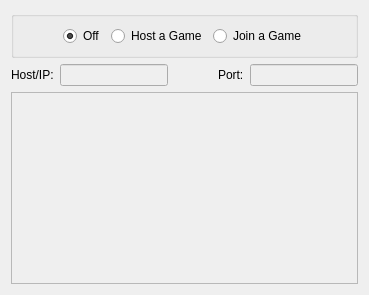
          <widget class="QWidget" name="tabNetwork">
           <attribute name="title">
            <string>Network</string>
           </attribute>
           <layout class="QGridLayout" name="gridLayout_9">
            <item row="1" column="3">
             <widget class="QLabel" name="label_44">
              <property name="text">
               <string>Port:</string>
              </property>
             </widget>
            </item>
            <item row="1" column="4">
             <widget class="QLineEdit" name="lineEdit_2">
              <property name="enabled">
               <bool>false</bool>
              </property>
             </widget>
            </item>
            <item row="2" column="0" colspan="5">
             <widget class="QTableWidget" name="tableWidget">
              <property name="enabled">
               <bool>false</bool>
              </property>
             </widget>
            </item>
            <item row="1" column="1">
             <widget class="QLineEdit" name="lineEdit">
              <property name="enabled">
               <bool>false</bool>
              </property>
             </widget>
            </item>
            <item row="0" column="0" colspan="5">
             <widget class="QGroupBox" name="groupBox_3">
              <property name="title">
               <string notr="true"/>
              </property>
              <layout class="QHBoxLayout" name="horizontalLayout_2">
               <item>
                <spacer name="horizontalSpacer_3">
                 <property name="orientation">
                  <enum>Qt::Horizontal</enum>
                 </property>
                 <property name="sizeHint" stdset="0">
                  <size>
                   <width>40</width>
                   <height>20</height>
                  </size>
                 </property>
                </spacer>
               </item>
               <item>
                <widget class="QRadioButton" name="radioNetOff">
                 <property name="text">
                  <string>Off</string>
                 </property>
                 <property name="checked">
                  <bool>true</bool>
                 </property>
                </widget>
               </item>
               <item>
                <widget class="QRadioButton" name="radioNetServer">
                 <property name="text">
                  <string>Host a Game</string>
                 </property>
                </widget>
               </item>
               <item>
                <widget class="QRadioButton" name="radioNetClient">
                 <property name="text">
                  <string>Join a Game</string>
                 </property>
                </widget>
               </item>
               <item>
                <spacer name="horizontalSpacer_2">
                 <property name="orientation">
                  <enum>Qt::Horizontal</enum>
                 </property>
                 <property name="sizeHint" stdset="0">
                  <size>
                   <width>40</width>
                   <height>20</height>
                  </size>
                 </property>
                </spacer>
               </item>
              </layout>
             </widget>
            </item>
            <item row="1" column="0">
             <widget class="QLabel" name="label_43">
              <property name="text">
               <string>Host/IP:</string>
              </property>
             </widget>
            </item>
            <item row="1" column="2">
             <spacer name="horizontalSpacer">
              <property name="orientation">
               <enum>Qt::Horizontal</enum>
              </property>
              <property name="sizeHint" stdset="0">
               <size>
                <width>8</width>
                <height>20</height>
               </size>
              </property>
             </spacer>
            </item>
           </layout>
          </widget>
